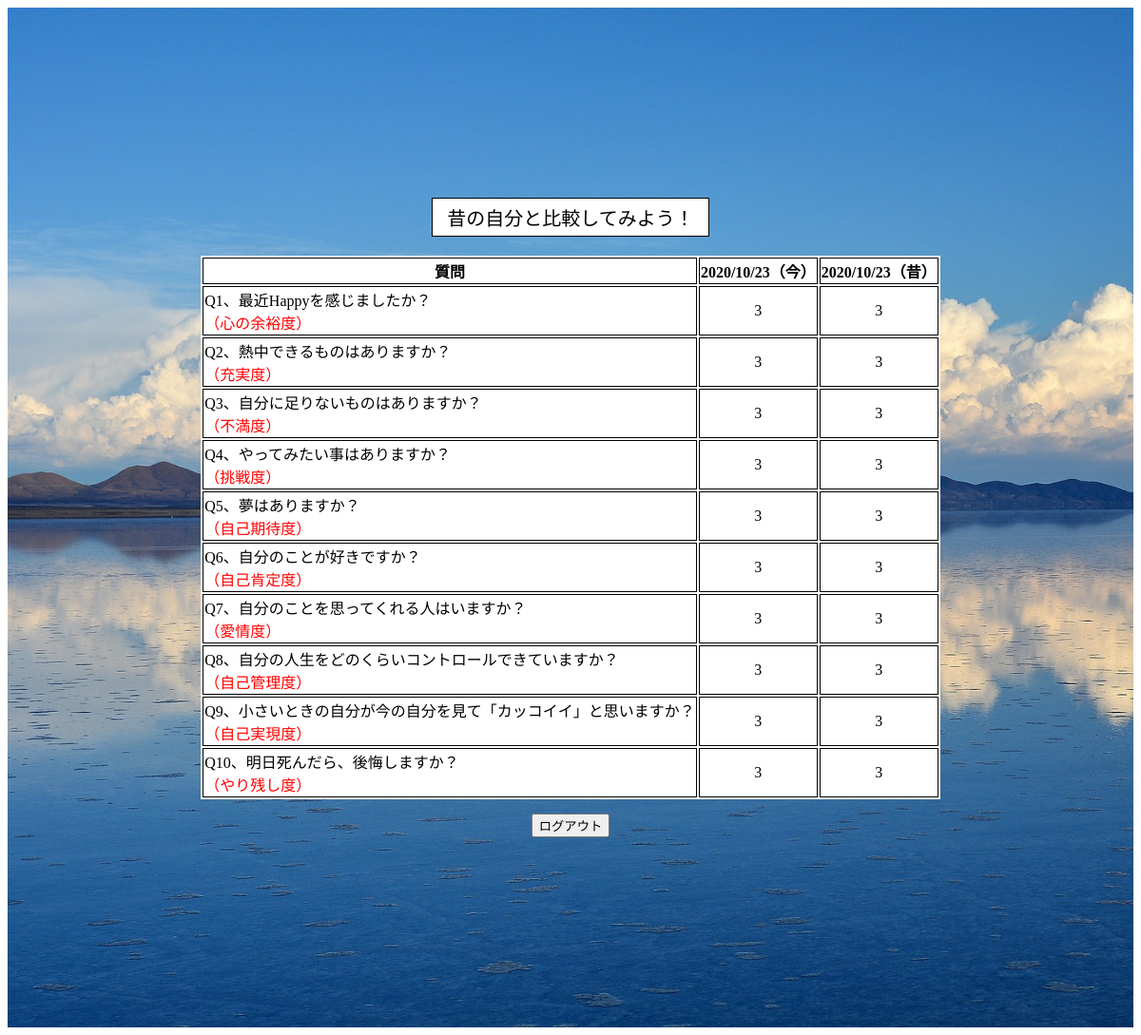
Screenshot of /dbtest (signed in) with the database file from the repository.
### tables this page shows
CREATE TABLE "question" (
	"id"	INTEGER,
	"user_id"	INTEGER,
	"question_id"	INTEGER,
	"anser"	INTEGER,
	"date"	INTEGER,
	PRIMARY KEY("id" AUTOINCREMENT)
);

### app.py (the view)
@app.route("/dbtest")
def dbtest():
    user_id=session['user_id']
    conn = sqlite3.connect("hitoiki.db")
    c = conn.cursor()
    c.execute("select anser  from question where question_id = 1 order by id  desc")
    list1 = c.fetchall()
    print(list1)
    c.execute("select anser  from question where question_id = 2 order by id desc ")
    list2 = c.fetchall()
    print(list2)
    c.execute("select anser  from question where question_id = 3 order by id desc ")
    list3 = c.fetchall()
    c.execute("select anser  from question where question_id = 4 order by id desc ")
    list4 = c.fetchall()
    c.execute("select anser  from question where question_id = 5 order by id desc ")
    list5 = c.fetchall()
    c.execute("select anser  from question where question_id = 6 order by id desc ")
    list6 = c.fetchall()
    c.execute("select anser  from question where question_id = 7 order by id desc ")
    list7 = c.fetchall()
    c.execute("select anser  from question where question_id = 8 order by id desc ")
    list8 = c.fetchall()
    c.execute("select anser  from question where question_id = 9 order by id desc ")
    list9 = c.fetchall()
    c.execute("select anser  from question where question_id = 10 order by id desc ")
    list10 = c.fetchall()
    c.execute("select date  from question where question_id = 1 AND user_id = ? order by id desc",(user_id,))
    time = c.fetchall()
    print(time)
    c.close()
    return render_template("result.html",list1=list1, list2=list2, list3=list3 ,list4=list4, list5=list5, list6=list6, list7=list7, list8=list8,list9=list9, list10=list10, time=time)

### templates/result.html
{% extends 'base.html' %}
{% block content %}
<div class="container no_padding">
    <span class="result_title">昔の自分と比較してみよう！</span>
    <form action="/result">
        <table>
            <tr>
                <th>質問</th>
                <th>{{time[0][0]}}（今）</th>
                <th>{{time[1][0]}}（昔）</th>
            </tr>
            <tr>
                <td class="result_q">Q1、最近Happyを感じましたか？<br><span class="comment">（心の余裕度）</span></td>
                <td>{{list1[0][0]}}</td>
                <td>{{list1[1][0]}}</td>
            </tr>
            <tr>
                <td class="result_q">Q2、熱中できるものはありますか？<br><span class="comment">（充実度）</span></td>
                <td>{{list2[0][0]}}</td>
                <td>{{list2[1][0]}}</td>
            </tr>
            <tr>
                <td class="result_q">Q3、自分に足りないものはありますか？<br><span class="comment">（不満度）</span></td>
                <td>{{list3[0][0]}}</td>
                <td>{{list3[1][0]}}</td>
            </tr>
            <tr>
                <td class="result_q">Q4、やってみたい事はありますか？<br><span class="comment">（挑戦度）</span></td>
                <td>{{list4[0][0]}}</td>
                <td>{{list4[1][0]}}</td>
            </tr>
            <tr>
                <td class="result_q">Q5、夢はありますか？<br><span class="comment">（自己期待度）</span></td>
                <td>{{list5[0][0]}}</td>
                <td>{{list5[1][0]}}</td>
            </tr>
            <tr>
                <td class="result_q">Q6、自分のことが好きですか？<br><span class="comment">（自己肯定度）</span></td>
                <td>{{list6[0][0]}}</td>
                <td>{{list6[1][0]}}</td>
            </tr>
            <tr>
                <td class="result_q">Q7、自分のことを思ってくれる人はいますか？<br><span class="comment">（愛情度）</span></td>
                <td>{{list7[0][0]}}</td>
                <td>{{list7[1][0]}}</td>
            </tr>
            <tr>
                <td class="result_q">Q8、自分の人生をどのくらいコントロールできていますか？<br><span class="comment">（自己管理度）</span></td>
                <td>{{list8[0][0]}}</td>
                <td>{{list8[1][0]}}</td>
            </tr>
            <tr>
                <td class="result_q">Q9、小さいときの自分が今の自分を見て「カッコイイ」と思いますか？<br><span class="comment">（自己実現度）</span></td>
                <td>{{list9[0][0]}}</td>
                <td>{{list9[1][0]}}</td>
            </tr>
            <tr>
                <td class="result_q">Q10、明日死んだら、後悔しますか？<br><span class="comment">（やり残し度）</span></td>
                <td>{{list10[0][0]}}</td>
                <td>{{list10[1][0]}}</td>
            </tr>
        </table>
    </form>
    <input type="button" class="logout_btn" value="ログアウト" onclick="location.href='/logout'">
</div>
{% endblock %}

### static/css/style.css (style rules this page uses)
.container { padding: 200px; text-align: center; background-size: contain; background-size: cover; background-repeat: repeat-y; background-image: url("../images/bolivia-1802042_1920.jpg"); }
.login_btn,.regist_btn,.first_btn,.logout_btn { text-align: center; margin-top: 15px; }
table { margin: 0 auto; background-color: white; }
table th, table td { text-align: center; border: 1px solid black; }
.result_q { text-align: left; }
.result_title { margin-bottom: 20px; display: inline-block; background-color: white; border: 1px solid black; font-size: 20px; padding: 5px 15px; }
.comment { color: red; }

### static/css/style_sp.css (style rules this page uses)
.container { padding: 20px; text-align: center; background-size: cover; background-repeat: repeat-y; background-image: url("../images/bolivia-1802042_1920.jpg"); margin-top: 150px; }
.no_padding { margin-top: 10px; }
.login_btn,.regist_btn,.first_btn,.logout_btn { text-align: center; margin-top: 15px; }
table { margin: 0 auto; background-color: white; }
table th { text-align: center; border: 1px solid black; font-size: 10px; }
table td { text-align: center; border: 1px solid black; }
.result_q { text-align: left; }
.result_title { margin-bottom: 20px; display: inline-block; background-color: white; border: 1px solid black; font-size: 20px; padding: 5px 15px; }
.comment { color: red; }

### rows the page displays
question: date "2020/10/23"
question: date "2020/10/23"
question: anser "3"
question: anser "3"
question: anser "3"
question: anser "3"
question: anser "3"
question: anser "3"
question: anser "3"
question: anser "3"
question: anser "3"
question: anser "3"
question: anser "3"
question: anser "3"
question: anser "3"
question: anser "3"
question: anser "3"
question: anser "3"
question: anser "3"
question: anser "3"
question: anser "3"
question: anser "3"
